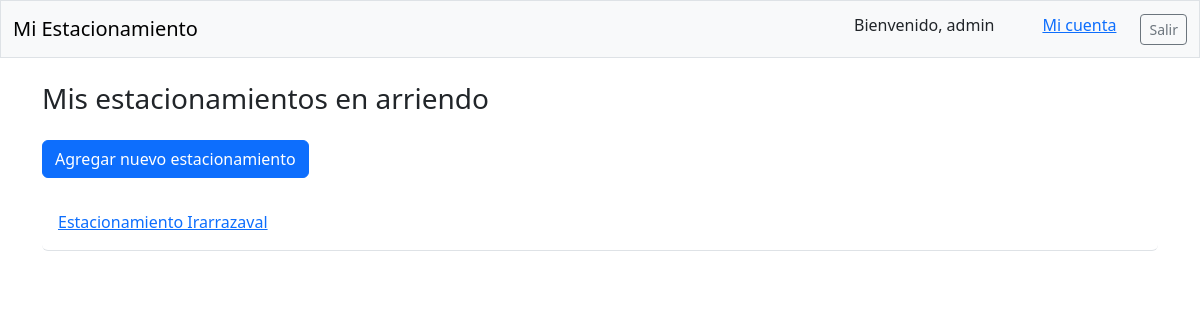
The page /estacionamientos/ (signed in) on the database as committed earlier.
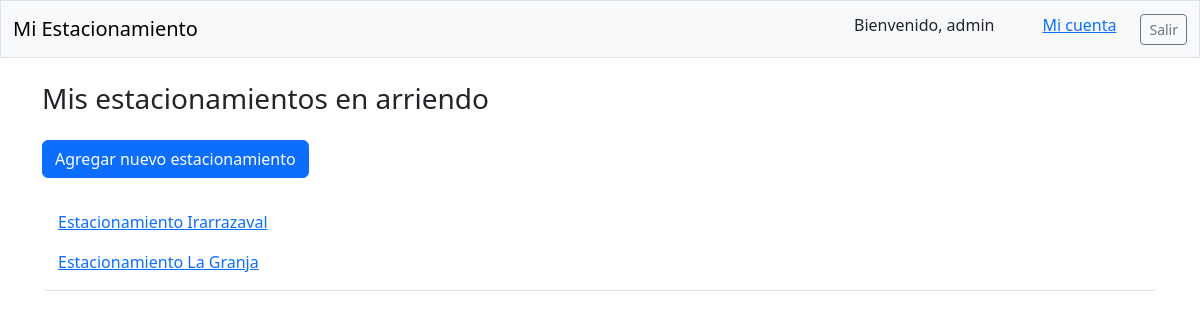
The same page on the database as committed later.
### mi_est_app/models.py (models this page shows, shortened)
class EnArriendo(models.Model):
    titulo = models.CharField(max_length=128)
    precio = models.CharField(max_length=100)
    fecha = models.DateTimeField(auto_now_add=True)
    tipo = models.CharField(max_length=128)
    desc = models.TextField()
    ancho = models.CharField(max_length=100)
    largo = models.CharField(max_length=100)
    owner = models.ForeignKey(User, on_delete=models.CASCADE)

### mi_est_app/views.py (the view)
# urls.py: path('estacionamientos/', views.estacionamientos, name='estacionamientos'),
@login_required
def estacionamientos(request):
    esta = EnArriendo.objects.filter(owner=request.user)
    context = {'esta': esta}
    return render(request, 'mi_est_app/estacionamientos.html', context)

### mi_est_app/templates/mi_est_app/estacionamientos.html
{% extends "mi_est_app/base.html" %}
{% load django_bootstrap5 %}
{% block page_header %}
    <h3>Mis estacionamientos en arriendo</h3>
{% endblock page_header %}
{% block content %}
    <form action="{% url 'mi_est_app:nuevo_estacionamiento' %}">
        {% bootstrap_button button_type="submit" content="Agregar nuevo estacionamiento" %}
    </form>
    <br>
    <ul class="list-group border-bottom pb-2 mb-4">
        {% for est in esta %}
            <li class="list-group-item border-0"><a href="{% url 'mi_est_app:estacionamiento' est.id %}">{{ est.titulo }}</a></li>
        {% empty %}
            <li>No hay estacionamientos registrados</li>
        {% endfor %}
    </ul>
{% endblock content %}

Rows that differ between the two databases and show on the page:
added EnArriendo: titulo "Estacionamiento La Granja"
